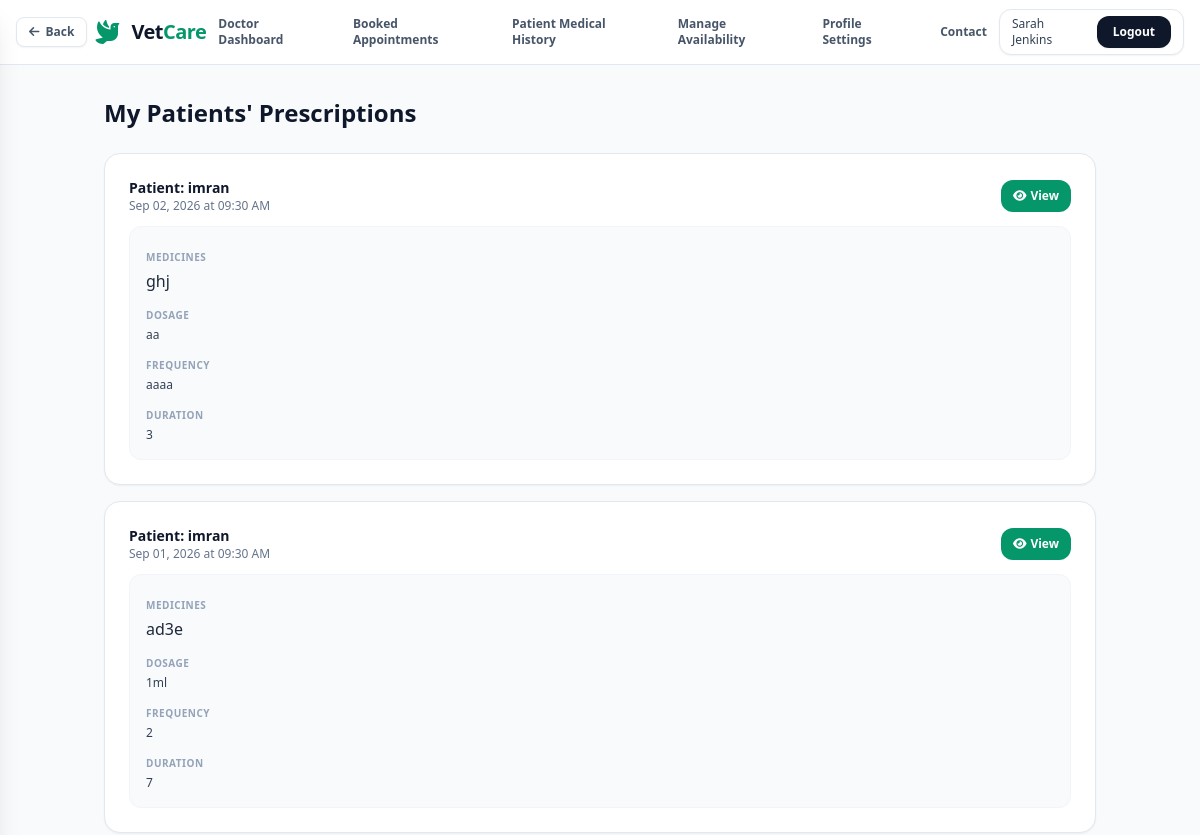
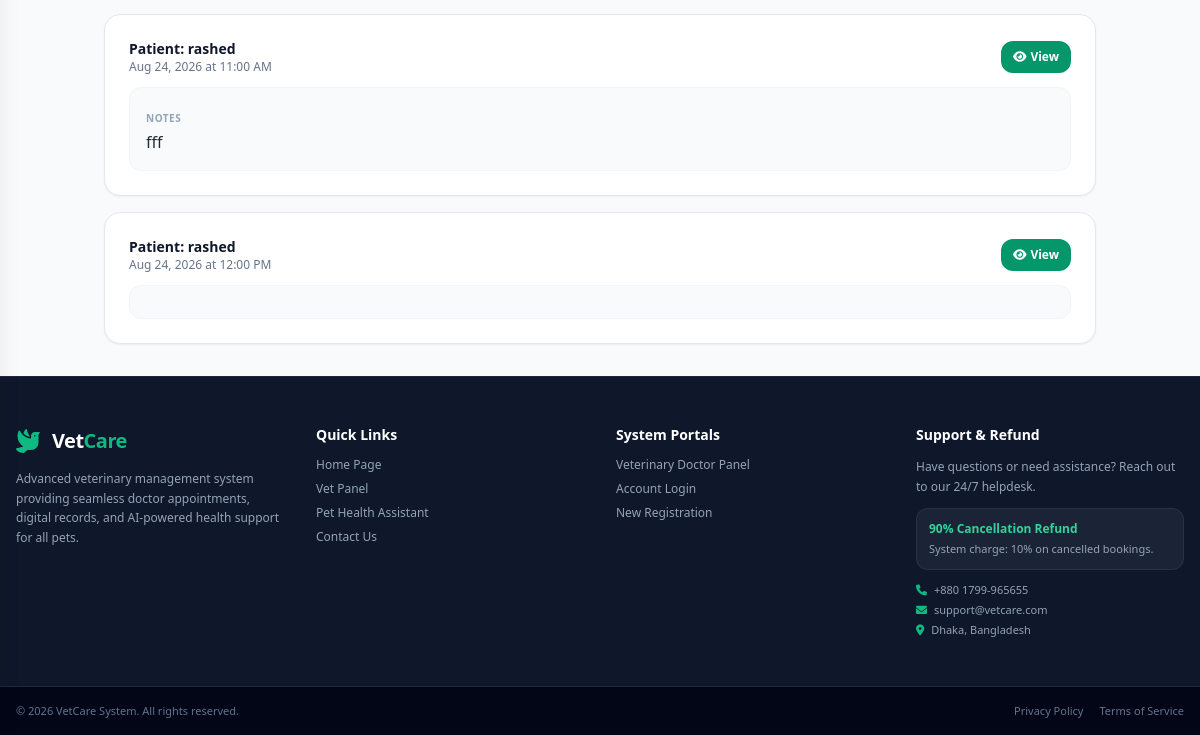
Before: /vet/prescriptions/ (signed in) with the older database file (2 pictures, top to bottom).
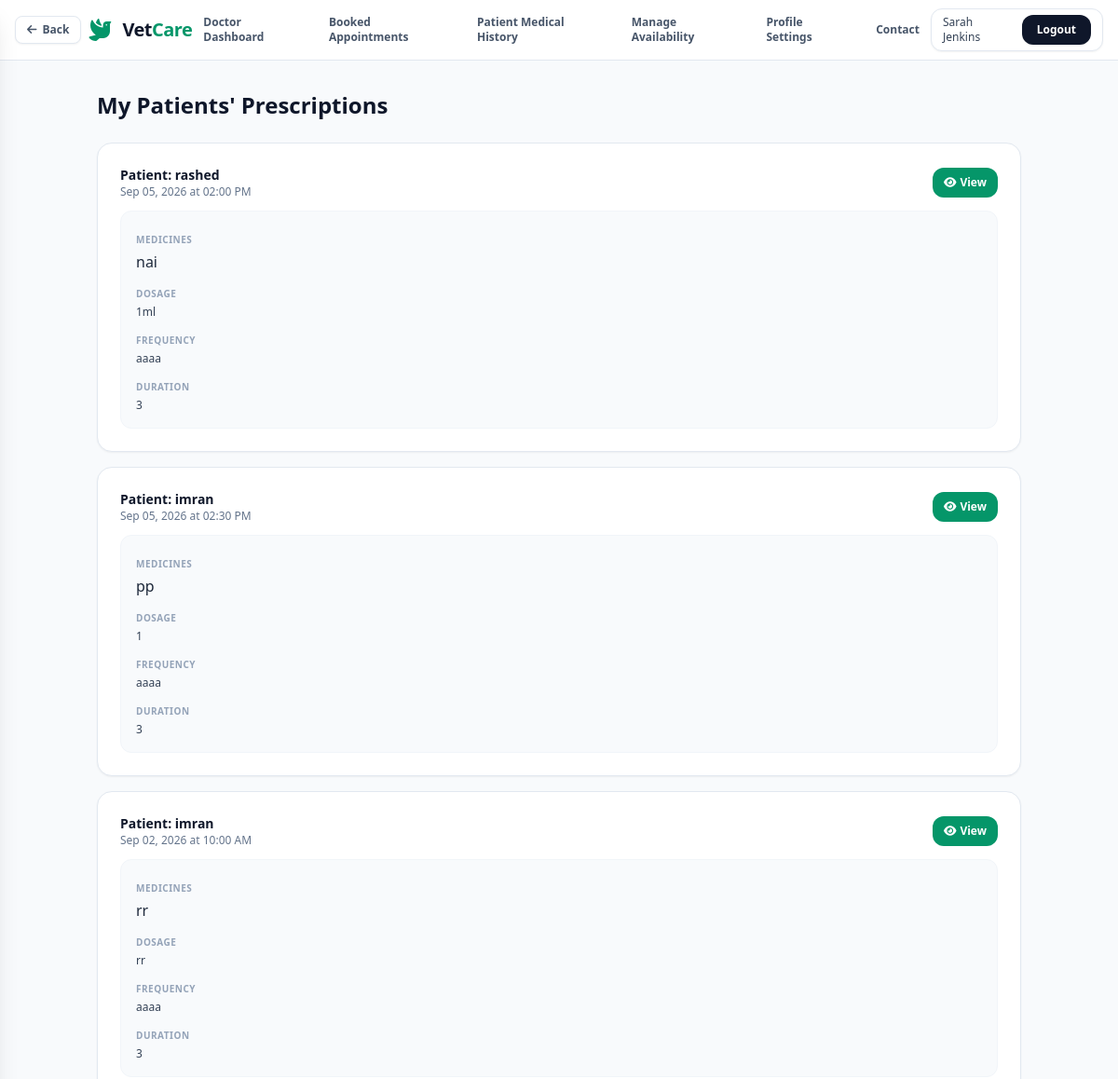
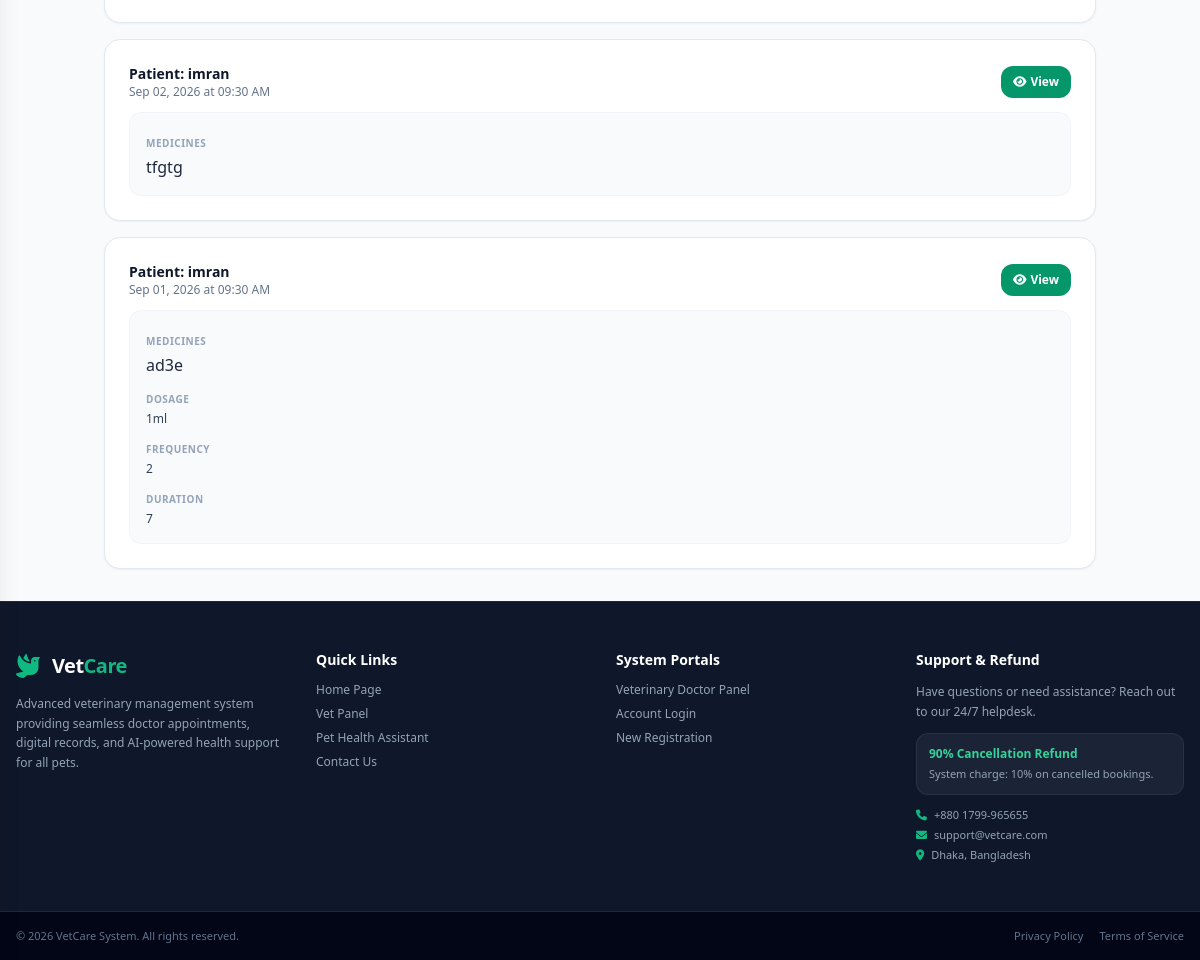
After: the same page with the newer database file (2 pictures, top to bottom).
### patient/models.py (models this page shows, shortened)
class MedicalHistory(models.Model):
    patient = models.ForeignKey(Patient, on_delete=models.CASCADE, related_name='medical_histories')
    appointment = models.ForeignKey('booking.Appointment', on_delete=models.SET_NULL, null=True, blank=True, related_name='medical_histories')
    diagnosis = models.TextField()
    notes = models.TextField(blank=True)
    medical_suggestion = models.TextField(blank=True)
    medicines = models.TextField(blank=True)
    dosage = models.TextField(blank=True)
    frequency = models.CharField(max_length=100, blank=True)
    duration = models.CharField(max_length=100, blank=True)
    date = models.DateField()
    created_at = models.DateTimeField(auto_now_add=True)

class Patient(models.Model):
    user = models.OneToOneField(settings.AUTH_USER_MODEL, on_delete=models.CASCADE, related_name='patient_profile')
    pet_name = models.CharField(max_length=100)
    species = models.CharField(max_length=100)
    breed = models.CharField(max_length=100, blank=True)
    age = models.IntegerField(null=True, blank=True)
    weight = models.DecimalField(max_digits=5, decimal_places=2, null=True, blank=True)
    medical_history = models.TextField(blank=True)
    created_at = models.DateTimeField(auto_now_add=True)

### accounts/models.py (models this page shows, shortened)
class User(AbstractUser):
    ROLE_CHOICES = (
        ('PATIENT', 'Patient'),
        ('DOCTOR', 'Doctor'),
        ('ADMIN', 'Admin'),
    )
    role = models.CharField(max_length=20, choices=ROLE_CHOICES, default='PATIENT')
    phone = models.CharField(max_length=20, blank=True)
    country_code = models.CharField(max_length=5, default='+880', blank=True)
    address = models.TextField(blank=True)
    created_at = models.DateTimeField(auto_now_add=True)

### booking/models.py (models this page shows, shortened)
class Appointment(models.Model):
    STATUS_CHOICES = (
        ('PENDING', 'Pending'),
        ('CONFIRMED', 'Confirmed'),
        ('COMPLETED', 'Completed'),
        ('CANCELLED', 'Cancelled'),
    )
    patient = models.ForeignKey('patient.Patient', on_delete=models.CASCADE, related_name='appointments')
    doctor = models.ForeignKey('vet.Doctor', on_delete=models.CASCADE, related_name='appointments')
    date = models.DateField()
    time = models.TimeField()
    status = models.CharField(max_length=20, choices=STATUS_CHOICES, default='PENDING')
    fee = models.DecimalField(max_digits=8, decimal_places=2, default=1500.00)
    notes = models.TextField(blank=True)
    created_at = models.DateTimeField(auto_now_add=True)
    updated_at = models.DateTimeField(auto_now=True)
    class Meta:
        ordering = ['-date', '-time']

### vet/views.py (the view)
# urls.py: path('vet/prescriptions/', views.vet_prescriptions, name='vet_prescriptions'),
@login_required
def vet_prescriptions(request):
    if request.user.role != 'DOCTOR':
        return render(request, '403.html', status=403)
    try:
        doctor = request.user.doctor_profile
        prescriptions = MedicalHistory.objects.all().select_related('patient__user', 'appointment__doctor__user').order_by('-date', '-created_at')
    except Exception:
        doctor = None
        prescriptions = []
    context = {
        'doctor': doctor,
        'prescriptions': prescriptions,
    }
    return render(request, 'vet_prescriptions.html', context)

### vetcure/templates/vet_prescriptions.html (shortened to what this page needs)
{% extends 'base.html' %}
{% block content %}
<div class="flex-grow max-w-5xl w-full mx-auto px-4 py-8">
    <h1 class="text-2xl font-bold text-slate-900 mb-6">My Patients' Prescriptions</h1>
    {% if prescriptions %}
    <div class="space-y-4">
        {% for prescription in prescriptions %}
        <div class="bg-white p-6 rounded-2xl border border-slate-200 shadow-sm space-y-3">
            <div class="flex flex-wrap items-center justify-between gap-3">
                <div>
                    <h3 class="font-bold text-slate-900 text-sm">
                        Patient: {{ prescription.patient.user.get_full_name }}
                    </h3>
                    <p class="text-xs text-slate-500">
                        {{ prescription.date|date:"M d, Y" }}
                        {% if prescription.appointment %}
                        at {{ prescription.appointment.time|time:"h:i A" }}
                        {% endif %}
                    </p>
                </div>
                <div class="flex gap-2">
                    <a href="{% url 'print_prescription' prescription.id %}" target="_blank" class="inline-flex items-center gap-1 bg-emerald-600 hover:bg-emerald-700 text-white text-xs font-semibold px-3 py-2 rounded-xl transition">
                        <i class="fa-solid fa-eye"></i> View
                    </a>
                </div>
            </div>
            <div class="bg-slate-50 p-4 rounded-xl border border-slate-100 space-y-2">
                {% if prescription.medicines %}
                <div>
                    <span class="text-[10px] font-bold text-slate-400 uppercase tracking-wider">Medicines</span>
                    <p class="text-xs text-slate-700 mt-0.5">{{ prescription.medicines|linebreaks }}</p>
                </div>
                {% endif %}
                {% if prescription.dosage %}
                <div>
                    <span class="text-[10px] font-bold text-slate-400 uppercase tracking-wider">Dosage</span>
                    <p class="text-xs text-slate-700 mt-0.5">{{ prescription.dosage }}</p>
                </div>
                {% endif %}
                {% if prescription.frequency %}
                <div>
                    <span class="text-[10px] font-bold text-slate-400 uppercase tracking-wider">Frequency</span>
                    <p class="text-xs text-slate-700 mt-0.5">{{ prescription.frequency }}</p>
                </div>
                {% endif %}
                {% if prescription.duration %}
                <div>
                    <span class="text-[10px] font-bold text-slate-400 uppercase tracking-wider">Duration</span>
                    <p class="text-xs text-slate-700 mt-0.5">{{ prescription.duration }}</p>
                </div>
                {% endif %}
                {% if prescription.notes %}
                <div>
                    <span class="text-[10px] font-bold text-slate-400 uppercase tracking-wider">Notes</span>
                    <p class="text-xs text-slate-700 mt-0.5">{{ prescription.notes|linebreaks }}</p>
                </div>
                {% endif %}
            </div>
        </div>
        {% endfor %}
    </div>
    {% endif %}
</div>
{% endblock %}

Changed rows visible on the page:
removed MedicalHistory: patient.user.get_full_name "rashed", date "Aug 24, 2026", appointment.time "11:00 AM", notes "fff"
removed MedicalHistory: patient.user.get_full_name "rashed", date "Aug 24, 2026", appointment.time "12:00 PM"
added MedicalHistory: patient.user.get_full_name "rashed", date "Sep 05, 2026", appointment.time "02:00 PM", medicines "nai", dosage "1ml", frequency "aaaa", duration "3"
added MedicalHistory: patient.user.get_full_name "imran", date "Sep 05, 2026", appointment.time "02:30 PM", medicines "pp", dosage "1", frequency "aaaa", duration "3"
added MedicalHistory: patient.user.get_full_name "imran", date "Sep 02, 2026", appointment.time "10:00 AM", medicines "rr", dosage "rr", frequency "aaaa", duration "3"
changed MedicalHistory: medicines "ghj" → "tfgtg"; dosage "aa" → (not shown); frequency "aaaa" → (not shown); duration "3" → (not shown)
